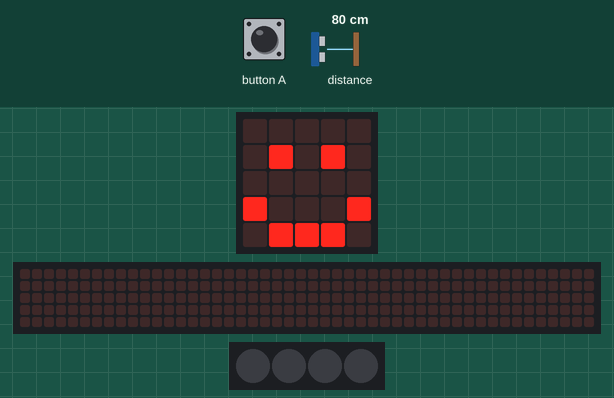
The program below on a simulated BBC micro:bit (MakeCode). On the bench: the board's 5×5 LED display, a strip that is not on the board, showing the scrolling text unrolled, 4 RGB LEDs in strip order, left to right. The inputs (shaded band) are chosen by the test bench; at power-on: distance to the obstacle 80 cm. Dim RGB values are drawn brighter than linear; the 48×5 strip is a reading aid, not a part: it shows the text the display is scrolling, unrolled, one strip-width of it at a time.

Above: at 1.8 s.
1.9 s: button A pressed for 0.15 s
At 4.53 s:
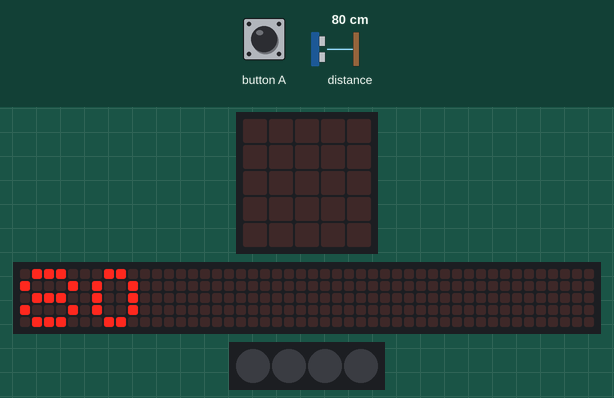
At 8.4 s:
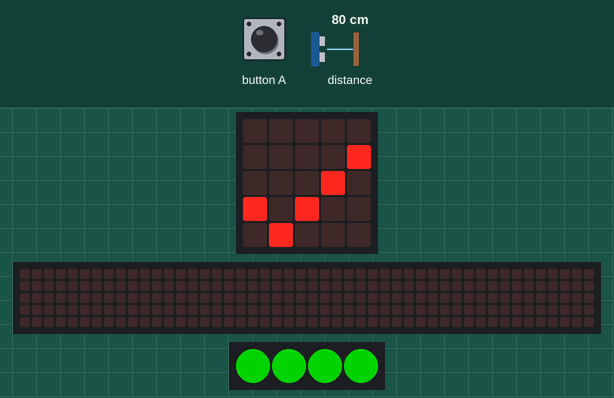
8.6 s: button A pressed for 0.15 s
11.7 s: distance to the obstacle set to 2 cm
At 18.3 s:
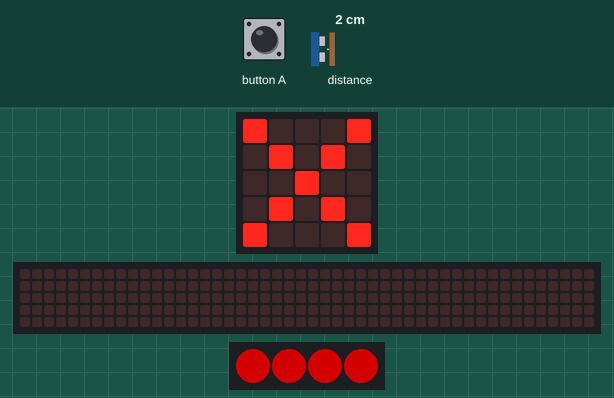
Timing chart, 0 to 23.7 s (numbered marks = the images above; inputs shaded):
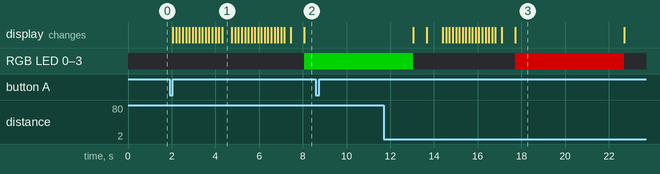

Measured:
- after the input at 1.9 s, RGB LED 0–3: off → RGB(0, 127, 0) after 6.2 s; the display: changes after 0.16 s (image 1)
- after the input at 8.6 s, every drawn part: stays the same
- after the input at 11.7 s, the display: first differs from a run without the input after 2.0 s (image 3 shows a later state)
- what the display in image 1 shows lasts 0.5 s, from 4.3 s to 4.8 s

The program:

main.ts
```typescript
// (licence header left out)
// variables
let distanceToObject: number = 0
let neopixelStrip: neopixel.Strip = null

//cleanup
basic.clearScreen()
neopixelStrip = neopixel.create(DigitalPin.P16, 4, NeoPixelMode.RGB)
neopixelStrip.setPixelColor(0, neopixel.colors(NeoPixelColors.Black))
neopixelStrip.setPixelColor(1, neopixel.colors(NeoPixelColors.Black))
neopixelStrip.setPixelColor(2, neopixel.colors(NeoPixelColors.Black))
neopixelStrip.setPixelColor(3, neopixel.colors(NeoPixelColors.Black))
neopixelStrip.show()
basic.showIcon(IconNames.Happy)

input.onButtonPressed(Button.A, function () {
    // get distance with ultrasonic sensor
    distanceToObject = sonar.ping(
        DigitalPin.P0,
        DigitalPin.P1,
        PingUnit.Centimeters
    )
    basic.clearScreen()
    basic.showNumber(distanceToObject)
    basic.showString('cm')
    if (distanceToObject < 10) {
        basic.showIcon(IconNames.No)
        neopixelStrip.setPixelColor(0, neopixel.colors(NeoPixelColors.Red))
        neopixelStrip.setPixelColor(1, neopixel.colors(NeoPixelColors.Red))
        neopixelStrip.setPixelColor(2, neopixel.colors(NeoPixelColors.Red))
        neopixelStrip.setPixelColor(3, neopixel.colors(NeoPixelColors.Red))
    } else {
        basic.showIcon(IconNames.Yes)
        neopixelStrip.setPixelColor(0, neopixel.colors(NeoPixelColors.Green))
        neopixelStrip.setPixelColor(1, neopixel.colors(NeoPixelColors.Green))
        neopixelStrip.setPixelColor(2, neopixel.colors(NeoPixelColors.Green))
        neopixelStrip.setPixelColor(3, neopixel.colors(NeoPixelColors.Green))
    }
    neopixelStrip.show()
    basic.pause(5000)
    basic.clearScreen()
    neopixelStrip.setPixelColor(0, neopixel.colors(NeoPixelColors.Black))
    neopixelStrip.setPixelColor(1, neopixel.colors(NeoPixelColors.Black))
    neopixelStrip.setPixelColor(2, neopixel.colors(NeoPixelColors.Black))
    neopixelStrip.setPixelColor(3, neopixel.colors(NeoPixelColors.Black))
    neopixelStrip.show()
    basic.showIcon(IconNames.Happy)
})
```
